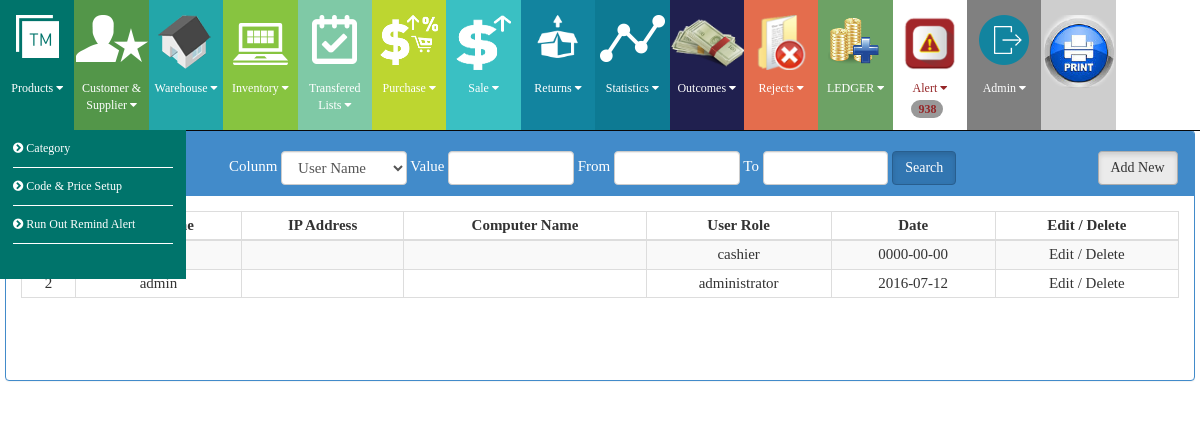
Before: /index.php/admin/data_list/user (signed in) with the older database file.
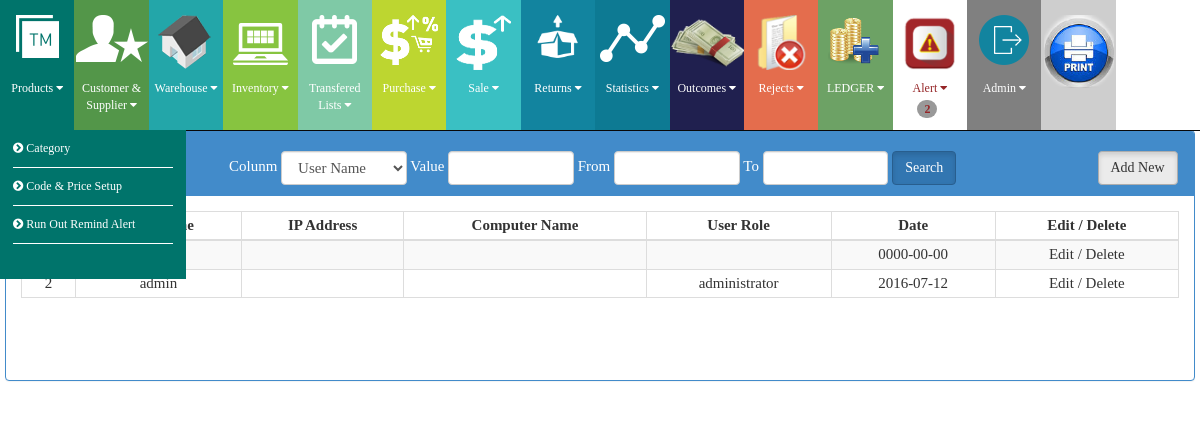
After: the same page with the newer database file.
### tables this page shows
CREATE TABLE IF NOT EXISTS `tbl_user` (
  `id` int(11) NOT NULL AUTO_INCREMENT,
  `display_name` tinytext NOT NULL,
  `username` varchar(100) NOT NULL,
  `password` varchar(100) NOT NULL,
  `ip_address` varchar(50) NOT NULL,
  `computer_name` varchar(50) NOT NULL,
  `user_role` varchar(50) NOT NULL,
  `date` date NOT NULL,
  PRIMARY KEY (`id`)
);

### application/controllers/admin.php (called while the page is built, shortened)
<?php if ( ! defined('BASEPATH')) exit('No direct script access allowed');
class Admin extends CI_Controller
{
	var $data;
	function __construct()
	{
		$this->load->model('admin_model');
	}
	?>
		<?php
	function data_list($table)
	{
		if(get_cookie("admin_cookie"))
		{
		$data = $this->data;
			$table=$this->uri->segment(3);
			$data["unit"]=$this->admin_model->grab_unit();
			switch($table)
			{
				default:
				$data["lists"]=$this->db->order_by("id","DESC")->get("tbl_".$table);
				break;
			}
			$data["main_content"]=$table;
			$this->load->view("admin/template",$data);
		}
		else
		{
			redirect("site");
		}
	}
}

### index.php (called while the page is built, shortened)
<?php
require_once BASEPATH.'core/CodeIgniter.php';

### application/models/admin_model.php (called while the page is built, shortened)
<?php if ( ! defined('BASEPATH')) exit('No direct script access allowed');
class Admin_model extends CI_Model{
	function check_stock_remind()
	{
		$query=$this->db->query("SELECT *,s.quantity as l,s.product_code,s.product_name as pname,s.unit as unit FROM tbl_warehouse1 as s LEFT JOIN tbl_remind_purchase as r ON s.product_code=r.product_code  AND s.unit=r.unit WHERE s.quantity<=r.atleastqty");
		return $query;
	}
		function check_shop_stock_remind()
	{
		$query=$this->db->query("SELECT *,s.quantity as l,s.product_code,s.product_name as pname,s.unit as unit FROM tbl_showroom_stock as s LEFT JOIN tbl_remind_purchase as r ON s.product_code=r.product_code  AND s.unit=r.unit WHERE s.quantity<=r.atleastqty");
		return $query;
	}
function grab_unit()
	{
		$this->db->cache_on();
		$query = $this->db->query("SELECT DISTINCT(unit) FROM tbl_unit");
			$tags['']=".. Select ..";
		foreach($query->result() as $row):
			$tags[$row->unit]=$row->unit;
		endforeach;
		return $tags;
	}
}

### application/views/admin/user.php (the view, shortened to what this page needs)
<div class="container">
           <div class="panel panel-primary">
            <div class="panel-heading">
               <div class="container">
             <div class="col-lg-2 col-md-2">
               <h3 class="panel-title"><i class="fa fa-bars"></i> <?=$usertitle?></h3>
               </div>
               <div class="col-lg-9 col-md-9">
 <form name="getreport" id="user">
              Colunm <select name="colunm" class="form-control-sale" >
                       <option value="username">User Name</option>
             </select>
             Value <input type="text" name="search" class="form-control-sale" />
            <?=$from?> <input type="text" name="startdate" class="form-control-sale date" id="date1"/>
             <?=$to?> <input type="text" name="enddate" class="form-control-sale date" id="date2"/>
             <input type="button" class="btn btn-primary active" value="<?=$search?>" onclick="searchsingle('user')">
              </form>
               </div>
                <div class="col-lg-1 col-md-1 text-right">
                 <a href="javascript:show_form('user_form')" class="btn btn-default active"><?=$addnew?></a>
               </div>
             </div>
             </div>
             <div class="panel-body">
               <div class="table-responsive">
                 <table class="table table-bordered table-hover table-striped tablesorter">
                   <thead>
                     <tr>
                       <th><?=$no?></th>
                       <th><?=$username?></th>
                       <th><?=$ipaddress?></th>
                       <th><?=$computername?></th>
                       <th><?=$userrole?></th>
                       <th><?=$date?></th>
                        <th><?=$edit?> / <?=$delete?></th>
                     </tr>
                   </thead>
                   <tbody id="content">
                   <?php
                   $count=1;
					  foreach($lists->result() as $list):
				           ?>
                     <tr>
                     <td><?=$count?></td>
                       <td><?=$list->username?></td>
                       <td><?=$list->ip_address?></td>
                         <td><?=$list->computer_name?></td>
                        <td><?=$list->user_role?></td>
                      <td><?=$list->date?></td>
                        <td>
                      <a href="javascript:makeedit('<?=$list->id?>','user')"><?=$edit?></a> /
                      <a href="javascript:makedelete('<?=$list->id?>','user','<?=$this->uri->segment(4)?>')"><?=$delete?></a>
                        </td>
                     </tr>
                      <?php
                      $count++;
				endforeach;
			?>
                   </tbody>
                 </table>
               </div>
             </div>
           </div>
         </div>

### application/views/admin/template.php (shortened to what this page needs)
<!DOCTYPE html>
<html>
<head><meta http-equiv="Content-Type" content="text/html; charset=utf-8" />
<link href="css/jquery-ui.css" rel="stylesheet">
  <link rel="stylesheet" type="text/css" href="css/bootstrap.css">
	<link rel="stylesheet" type="text/css" href="css/signin.css">
   <link href="font-awesome/css/font-awesome.min.css" rel="stylesheet">
   <link rel="stylesheet" type="text/css" href="css/main.css">
</head>
<body onload="checkstock()">
 <div id="wrapper">
      <nav class="navbar navbar-inverse navbar-fixed-top" role="navigation">
       <div class="navigation" align="center">
 <a><div class="navBox c1">
                <div class="navIcon"><img src="images/nav/brand.png" border="0"></div>
                <div class="navtext"> Products <i class="fa fa-caret-down"></i></div>
                <div class="navDrop dropL c1">
              <?=anchor("admin/data_list/category",'<div class="dropItemCon"><div class="navDropItem"><i class="fa fa-chevron-circle-right"></i> Category </div></div>')?>
                <?=anchor("admin/data_list/unit",'<div class="dropItemCon"><div class="navDropItem"><i class="fa fa-chevron-circle-right"></i> Code & Price Setup </div></div>')?>
              <?=anchor("admin/data_list/remind_purchase",'<div class="dropItemCon"><div class="navDropItem"><i class="fa fa-chevron-circle-right"></i> '.$runout_remind_alert.'</div></div>')?>
            </div>
            </div></a>
              <a>
        <div class="navBox c2">
            <div class="navIcon"><img src="images/nav/customer.png" border="0"></div>
            <div class="navtext">Customer & Supplier <i class="fa fa-caret-down"></i></div>
        </div>
        </a>
         <a><div class="navBox c7">
            <div class="navIcon"><img src="images/nav/stock.png" border="0"></div>
            <div class="navtext">Warehouse <i class="fa fa-caret-down"></i></div>
        </div></a>
 <a><div class="navBox c3">
            <div class="navIcon"><img src="images/nav/inventory.png" border="0"></div>
            <div class="navtext">Inventory <i class="fa fa-caret-down"></i></div>
        </div></a>
<a>
        <div class="navBox c5">
            <div class="navIcon"><img src="images/nav/consine.png" border="0"></div>
            <div class="navtext"> Transfered Lists <i class="fa fa-caret-down"></i></div>
        </div>
        </a>
         <a>
        <div class="navBox c4">
            <div class="navIcon"><img src="images/nav/purchase.png" border="0"></div>
            <div class="navtext">Purchase <i class="fa fa-caret-down"></i></div>
        </div>
        </a>
        <a><div class="navBox c6">
                <div class="navIcon"><img src="images/nav/dollar.png" border="0"></div>
                <div class="navtext">Sale <i class="fa fa-caret-down"></i></div>
            </div></a>
  <a>
        <div class="navBox c8">
            <div class="navIcon"><img src="images/nav/return.png" border="0"></div>
            <div class="navtext">Returns <i class="fa fa-caret-down"></i></div>
        </div>
        </a>
         <a>
        <div class="navBox c9">
            <div class="navIcon"><img src="images/nav/stats.png" border="0"></div>
            <div class="navtext">Statistics <i class="fa fa-caret-down"></i></div>
        </div>
        </a>
         <a>
         <div class="navBox c10">
            <div class="navIcon"><img src="images/nav/dollars.png" border="0"></div>
            <div class="navtext">Outcomes <i class="fa fa-caret-down"></i></div>
        </div>
        </a>
         <a>
         <div class="navBox c12">
            <div class="navIcon"><img src="images/nav/damage.png" border="0"></div>
            <div class="navtext">Rejects <i class="fa fa-caret-down"></i></div>
        </div>
    </a>
      <a>
        <div class="navBox c13">
            <div class="navIcon"><img src="images/nav/profit.png" border="0"></div>
            <div class="navtext">LEDGER <i class="fa fa-caret-down"></i></div>
        </div>
        </a>
 <a>
         <div class="navBox c14">
         <?php
          $check_remind=$this->admin_model->check_stock_remind();
        $check_shop_stock_remind=$this->admin_model->check_shop_stock_remind();
         ?>
          <?php
    $std=date("Y-m-d",strtotime($today)-1296000);
    $debt=$this->db->query("SELECT * FROM tbl_customer WHERE total_debt<0 AND last_date<='$std'");
             ?>
            <div class="navIcon"><img src="images/nav/remindalert.png" border="0"></div>
            <div class="navtext">Alert <i class="fa fa-caret-down"></i></div>
            <span class="badge" id="alert">
         <?php
         echo ($check_shop_stock_remind->num_rows()+$check_remind->num_rows()+$debt->num_rows());
         ?>
         </span>
        </div>
        </a>
        <a>
         <div class="navBox c15">
            <div class="navIcon"><img src="images/nav/logout1.png" border="0"></div>
            <div class="navtext"><?=get_cookie("admin_cookie")?> <i class="fa fa-caret-down"></i></div>
        </div>
    </a>
     <a>
         <div class="navBox c16">
            <div class="navIcon" onclick="window.print()"><img src="images/nav/print.png" border="0"></div>
    </a>
    </div>
      </nav>
      <div id="page-wrapper">
          <div class="" id="dialog_frame">
            <?php $this->load->view('admin/'.$main_content); ?>
</div>
 </div>
  </body>
</html>

### css/signin.css (style rules this page uses)
body { padding-top: 40px; padding-bottom: 40px; }

### css/main.css (style rules this page uses)
input, select { padding:0; margin:0; border:none; }
a { cursor: pointer; }
#dialog_frame { margin: 130px 5px 5px 5px; }
.form-control-sale { margin:auto; height:34px; width:15%; padding:6px 12px; line-height: 1.428571429; color: #555555; vertical-align: middle; background-color: #ffffff; border: 1px solid #cccccc; border-radius: 4px; -webkit-box-shadow: inset 0 1px 1px rgba(0, 0, 0, 0.075); box-shadow: inset 0 1px 1px rgba(0, 0, 0, 0.075); -webkit-transition: border-color ease-in-out 0.15s, box-shadow ease-in-out 0.15s; transition: border-color ease-in-out 0.15s, box-shadow ease-in-out 0.15s; }
a { text-decoration:none !important; color:inherit; }
body { padding:0; margin:0px; font-family: 'dinregular'; }
.upper, .header, .navigation { position:relative; margin:auto; width:100%; overflow:hidden; }
.navigation { width:inherit; min-height:130px; overflow:visible; }
.navBox { position:relative; float:left; width:6.2%; height:130px; overflow:visible; cursor:pointer; }
.navIcon { position:relative; margin:15px auto 10px auto; width:inherit; min-height:55px; }
.navtext { position:relative; margin:auto; width:inherit; max-width:65px; text-align:center; color:#FFF; font-size:12px; text-transform:capitalize; cursor:pointer; }
.navDrop { display:none; position:absolute; top:130px; height:auto; width:186px; background-color:#000; z-index:10; padding-bottom:35px; }
.dropL { left:0px; }
.dropItemCon { position:relative; margin:auto; width:inherit; }
.navDropItem { position:relative; margin:auto; width:160px; padding-left:0px; color:#FFF; text-align:left; font-size:12px; padding-top:10px; padding-bottom:10px; border-bottom:thin solid #FFF; }
.c1 { background-color:rgb(0, 116, 107); }
.c2 { background-color:rgb(83, 150, 73); }
.c3 { background-color:rgb(135, 196, 64); }
.c4 { background-color:rgb(189, 214, 48); }
.c5 { background-color:rgb(127, 201, 166); }
.c6 { background-color:rgb(58, 192, 195); }
.c7 { background-color:rgb(35, 166, 169); }
.c8 { background-color:rgb(18, 132, 159); }
.c9 { background-color:rgb(13, 122, 147); }
.c10 { background-color:rgb(32, 32, 79); }
.c12 { background-color:#E46D4D; }
.c13 { background-color:#6DA265; }
.c14 { background-color:color:#D9EDF7 }
.c14 .navtext { color: #952527 !important; }
.c15 { background-color: gray; }
.c16 { background-color: #cecece; }

Changed rows visible on the page:
changed tbl_user (number 1 of 2 on the later page): user_role "cashier" → (not shown)
Other visible differences:
text no longer shown: "938"
text now shown: "2"
